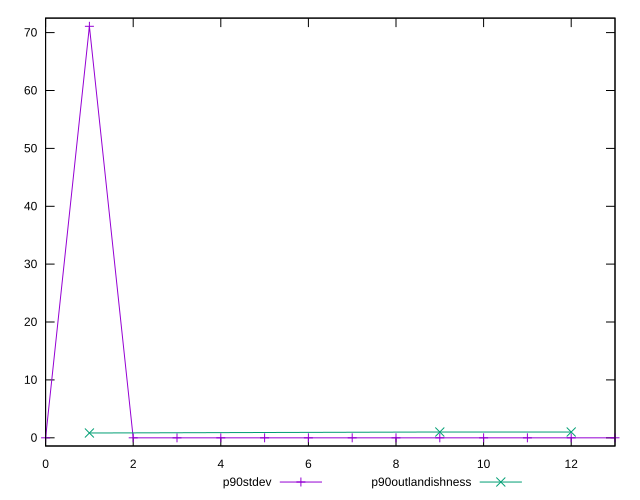

Here is the gnuplot script that generated this plot:
reset

$p90Stdev <<EOF
0 0
1 71.08964391048737
2 0
3 0
4 0
5 0
6 0
7 0
8 0
9 0
10 0
11 0
12 0
13 0
EOF

$p90Outlandishness <<EOF
1 0.8280999999999998
9 1
12 1
EOF

set key outside below
set xrange [0:13]
set yrange [-1.4217928782097473:72.51143678869711]
set terminal svg size 640, 500 enhanced background rgb 'white'
set output "report_00007_2020-12-11T15:55:29.892Z/unminified-javascript/progression/stddev.svg"

plot $p90Stdev title "p90stdev" with linespoints, \
     $p90Outlandishness title "p90outlandishness" with linespoints

reset
